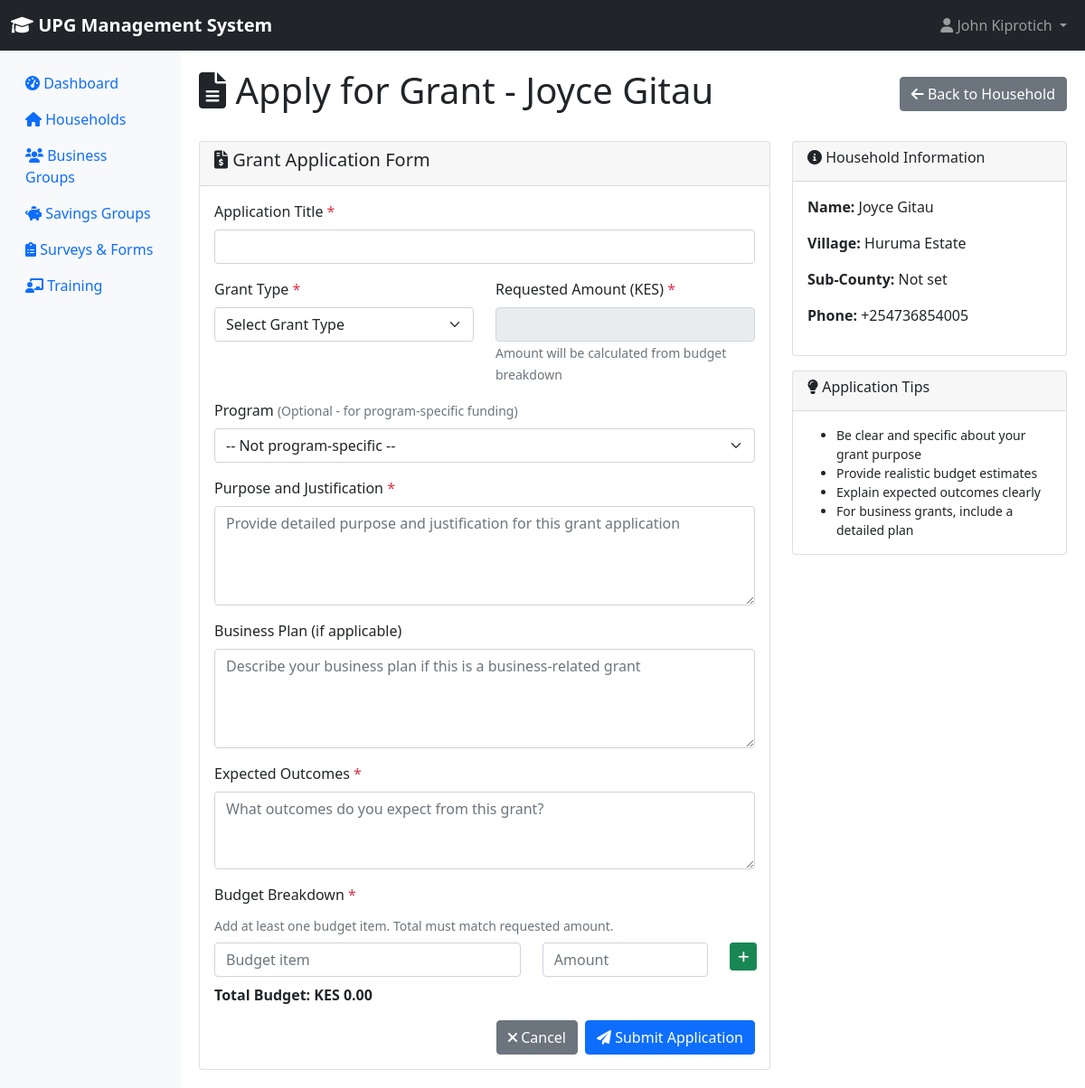
Screenshot of /upg-grants/applications/create/3/ (signed in) with the database file from the repository.
### accounts/models.py (models this page shows, shortened)
class User(AbstractUser):
    ROLE_CHOICES = [
        ('county_executive', 'County Executive (CECM & Governor)'),
        ('county_assembly', 'County Assembly Member'),
        ('ict_admin', 'ICT Administrator'),
        ('me_staff', 'M&E Staff'),
        ('field_associate', 'Field Associate/Mentor Supervisor'),
        ('mentor', 'Mentor'),
        ('beneficiary', 'Beneficiary'),
    ]
    email = models.EmailField(unique=True)
    role = models.CharField(max_length=20, choices=ROLE_CHOICES, default='mentor')
    phone_number = models.CharField(max_length=15, blank=True)
    office = models.CharField(max_length=100, blank=True)
    country = models.CharField(max_length=50, default='Kenya')
    is_active = models.BooleanField(default=True)
    created_at = models.DateTimeField(auto_now_add=True)
    updated_at = models.DateTimeField(auto_now=True)
    class Meta:
        db_table = 'upg_users'

### households/models.py (models this page shows, shortened)
class Household(models.Model):
    village = models.ForeignKey(Village, on_delete=models.CASCADE)
    subcounty = models.ForeignKey(SubCounty, on_delete=models.SET_NULL, null=True, blank=True, related_name='households')
    constituency = models.CharField(max_length=100, blank=True, help_text="Constituency")
    district = models.CharField(max_length=100, blank=True, help_text="District")
    division = models.CharField(max_length=100, blank=True, help_text="Division")
    location_name = models.CharField(max_length=100, blank=True, help_text="Location")
    sub_location = models.CharField(max_length=100, blank=True, help_text="Sub Location")
    head_first_name = models.CharField(max_length=100, blank=True, help_text="First Name of Household Head")
    head_middle_name = models.CharField(max_length=100, blank=True, help_text="Middle Name of Household Head")
    head_last_name = models.CharField(max_length=100, blank=True, help_text="Last Name of Household Head")
    head_gender = models.CharField(max_length=10, choices=[('male', 'Male'), ('female', 'Female')], blank=True)
    head_date_of_birth = models.DateField(null=True, blank=True, help_text="Date of Birth of Household Head")
    head_id_number = models.CharField(max_length=50, blank=True, help_text="ID Number of Household Head")
    head_phone_number = models.CharField(max_length=15, blank=True, help_text="Phone Number of Household Head")
    name = models.CharField(max_length=100, help_text="Household name or identifier")
    national_id = models.CharField(max_length=50)
    phone_number = models.CharField(max_length=15)
    disability = models.BooleanField(default=False)
    gps_latitude = models.DecimalField(max_digits=9, decimal_places=6, null=True, blank=True)
    gps_longitude = models.DecimalField(max_digits=9, decimal_places=6, null=True, blank=True)
    monthly_income = models.DecimalField(max_digits=10, decimal_places=2, null=True, blank=True, help_text="Monthly household income in KES")
    assets = models.JSONField(default=dict, blank=True, help_text="Household assets as JSON")
    has_electricity = models.BooleanField(default=False, help_text="Household has electricity access")
    has_clean_water = models.BooleanField(default=False, help_text="Household has clean water access")
    location = models.CharField(max_length=200, blank=True, help_text="Location description (rural, urban, remote)")
    consent_given = models.BooleanField(default=False, help_text="Household consent for program participation")
    created_at = models.DateTimeField(auto_now_add=True)
    updated_at = models.DateTimeField(auto_now=True)
    @property
    def head_gender(self):
        """Get gender of household head"""
        head = self.head_member
        return head.gender if head else ''
    class Meta:
        db_table = 'upg_households'

### core/models.py (models this page shows, shortened)
class Village(models.Model):
    name = models.CharField(max_length=100)
    subcounty_obj = models.ForeignKey(SubCounty, on_delete=models.CASCADE, related_name='villages', null=True, blank=True)
    saturation = models.CharField(max_length=50, blank=True)  # Coverage level
    qualified_hhs_per_village = models.IntegerField(default=0)
    country = models.CharField(max_length=50, default='Kenya')
    distance_to_market = models.IntegerField(default=0, help_text="Distance to market in kilometers")
    is_program_area = models.BooleanField(default=True, help_text="Whether this village is in a program target area")
    created_at = models.DateTimeField(auto_now_add=True)
    class Meta:
        db_table = 'upg_villages'

### upg_grants/views.py (the view, shortened to what this page needs)
# urls.py: path('applications/create/<int:household_id>/', views.grant_application_create, name='application_create'),
@login_required
def grant_application_create(request, household_id):
    household = get_object_or_404(Household, id=household_id)
    user = request.user
    if user.role not in ['mentor', 'field_associate', 'ict_admin', 'me_staff']:
        messages.error(request, 'You do not have permission to create grant applications.')
        return redirect('households:household_detail', pk=household_id)
    programs = Program.objects.filter(status='active')
    context = {
        'household': household,
        'programs': programs,
        'page_title': f'Apply for Grant - {household.name}',
    }
    return render(request, 'upg_grants/application_create.html', context)

### upg_grants/templates/upg_grants/application_create.html (shortened to what this page needs)
{% extends 'base.html' %}
{% block content %}
<div class="d-flex justify-content-between align-items-center mb-4">
    <h1><i class="fas fa-file-alt"></i> {{ page_title }}</h1>
    <a href="{% url 'households:household_detail' household.pk %}" class="btn btn-secondary">
        <i class="fas fa-arrow-left"></i> Back to Household
    </a>
</div>
<div class="row">
    <div class="col-md-8">
        <div class="card">
            <div class="card-header">
                <h5><i class="fas fa-file-invoice-dollar"></i> Grant Application Form</h5>
            </div>
            <div class="card-body">
                <form method="post">
                    <div class="mb-3">
                        <label for="title" class="form-label">Application Title <span class="text-danger">*</span></label>
                        <input type="text" class="form-control" id="title" name="title" required>
                    </div>
                    <div class="row">
                        <div class="col-md-6 mb-3">
                            <label for="grant_type" class="form-label">Grant Type <span class="text-danger">*</span></label>
                            <select class="form-select" id="grant_type" name="grant_type" required>
                                <option value="">Select Grant Type</option>
                            </select>
                        </div>
                        <div class="col-md-6 mb-3">
                            <label for="requested_amount" class="form-label">Requested Amount (KES) <span class="text-danger">*</span></label>
                            <input type="number" step="0.01" class="form-control" id="requested_amount" name="requested_amount" required readonly>
                            <small class="form-text text-muted">Amount will be calculated from budget breakdown</small>
                        </div>
                    </div>
                    <div class="mb-3">
                        <label for="program" class="form-label">Program <small class="text-muted">(Optional - for program-specific funding)</small></label>
                        <select class="form-select" id="program" name="program">
                            <option value="">-- Not program-specific --</option>
                        </select>
                    </div>
                    <div class="mb-3">
                        <label for="purpose" class="form-label">Purpose and Justification <span class="text-danger">*</span></label>
                        <textarea class="form-control" id="purpose" name="purpose" rows="4" required
                                  placeholder="Provide detailed purpose and justification for this grant application"></textarea>
                    </div>
                    <div class="mb-3">
                        <label for="business_plan" class="form-label">Business Plan (if applicable)</label>
                        <textarea class="form-control" id="business_plan" name="business_plan" rows="4"
                                  placeholder="Describe your business plan if this is a business-related grant"></textarea>
                    </div>
                    <div class="mb-3">
                        <label for="expected_outcomes" class="form-label">Expected Outcomes <span class="text-danger">*</span></label>
                        <textarea class="form-control" id="expected_outcomes" name="expected_outcomes" rows="3" required
                                  placeholder="What outcomes do you expect from this grant?"></textarea>
                    </div>
                    <div class="mb-3">
                        <label class="form-label">Budget Breakdown <span class="text-danger">*</span></label>
                        <small class="form-text text-muted d-block mb-2">Add at least one budget item. Total must match requested amount.</small>
                        <div id="budget-items">
                            <div class="row mb-2 budget-row">
                                <div class="col-md-7">
                                    <input type="text" class="form-control budget-item-name" name="budget_item[]" placeholder="Budget item" required>
                                </div>
                                <div class="col-md-4">
                                    <input type="number" step="0.01" class="form-control budget-item-amount" name="budget_amount[]" placeholder="Amount" required>
                                </div>
                                <div class="col-md-1">
                                    <button type="button" class="btn btn-sm btn-success add-budget-item">
                                        <i class="fas fa-plus"></i>
                                    </button>
                                </div>
                            </div>
                        </div>
                        <div class="mt-2">
                            <strong>Total Budget: KES <span id="budget-total">0.00</span></strong>
                        </div>
                    </div>
                    <div class="d-flex justify-content-end gap-2">
                        <a href="{% url 'households:household_detail' household.pk %}" class="btn btn-secondary">
                            <i class="fas fa-times"></i> Cancel
                        </a>
                        <button type="submit" class="btn btn-primary">
                            <i class="fas fa-paper-plane"></i> Submit Application
                        </button>
                    </div>
                </form>
            </div>
        </div>
    </div>
    <div class="col-md-4">
        <div class="card">
            <div class="card-header">
                <h6><i class="fas fa-info-circle"></i> Household Information</h6>
            </div>
            <div class="card-body">
                <p><strong>Name:</strong> {{ household.name }}</p>
                <p><strong>Village:</strong> {{ household.village.name }}</p>
                <p><strong>Sub-County:</strong> {{ household.subcounty.name|default:"Not set" }}</p>
                <p><strong>Phone:</strong> {{ household.phone_number }}</p>
            </div>
        </div>
        <div class="card mt-3">
            <div class="card-header">
                <h6><i class="fas fa-lightbulb"></i> Application Tips</h6>
            </div>
            <div class="card-body">
                <ul class="small mb-0">
                    <li>Be clear and specific about your grant purpose</li>
                    <li>Provide realistic budget estimates</li>
                    <li>Explain expected outcomes clearly</li>
                    <li>For business grants, include a detailed plan</li>
                </ul>
            </div>
        </div>
    </div>
</div>
{% endblock %}

### templates/base.html (shortened to what this page needs)
<!DOCTYPE html>
<html lang="en">
<head>
    <link href="https://cdn.jsdelivr.net/npm/bootstrap@5.1.3/dist/css/bootstrap.min.css" rel="stylesheet">
    <link href="https://cdnjs.cloudflare.com/ajax/libs/font-awesome/6.0.0/css/all.min.css" rel="stylesheet">
</head>
<body>
    <nav class="navbar navbar-expand-lg navbar-dark bg-dark">
        <div class="container-fluid">
            <a class="navbar-brand" href="{% url 'dashboard:dashboard' %}">
                <i class="fas fa-graduation-cap"></i> UPG Management System
            </a>
            {% if user.is_authenticated %}
            <div class="navbar-nav ms-auto">
                <div class="nav-item dropdown">
                    <a class="nav-link dropdown-toggle" href="#" role="button" data-bs-toggle="dropdown">
                        <i class="fas fa-user"></i> {{ user.get_full_name|default:user.username }}
                    </a>
                </div>
            </div>
            {% endif %}
        </div>
    </nav>
    <div class="container-fluid">
        <div class="row">
            {% if user.is_authenticated %}
            <nav class="col-md-2 d-none d-md-block sidebar">
                <div class="sidebar-sticky pt-3">
                    <ul class="nav flex-column">
                        <li class="nav-item">
                            <a class="nav-link {% if request.resolver_match.url_name == 'dashboard' %}active{% endif %}"
                               href="{% url 'dashboard:dashboard' %}">
                                <i class="fas fa-tachometer-alt"></i> Dashboard
                            </a>
                        </li>
                        {% if perms.can_view_households %}
                        <li class="nav-item">
                            <a class="nav-link" href="{% url 'households:household_list' %}">
                                <i class="fas fa-home"></i> Households
                            </a>
                        </li>
                        {% endif %}
                        {% if perms.can_view_business_groups %}
                        <li class="nav-item">
                            <a class="nav-link" href="{% url 'business_groups:group_list' %}">
                                <i class="fas fa-users"></i> Business Groups
                            </a>
                        </li>
                        {% endif %}
                        {% if perms.can_view_savings_groups %}
                        <li class="nav-item">
                            <a class="nav-link" href="{% url 'savings_groups:savings_list' %}">
                                <i class="fas fa-piggy-bank"></i> Savings Groups
                            </a>
                        </li>
                        {% endif %}
                        {% if perms.can_view_surveys %}
                        <li class="nav-item">
                            <a class="nav-link" href="{% url 'surveys:survey_list' %}">
                                <i class="fas fa-clipboard-list"></i> Surveys & Forms
                            </a>
                        </li>
                        {% endif %}
                        {% if perms.can_view_training %}
                        <li class="nav-item">
                            <a class="nav-link" href="{% url 'training:training_list' %}">
                                <i class="fas fa-chalkboard-teacher"></i> Training
                            </a>
                        </li>
                        {% endif %}
                    </ul>
                </div>
            </nav>
            {% endif %}
            <main role="main" class="{% if user.is_authenticated %}col-md-10 ml-sm-auto{% else %}col-12{% endif %} content-wrapper">
                {% block content %}{% endblock %}
            </main>
        </div>
    </div>
</body>
</html>

### rows the page displays
User: get_full_name "John Kiprotich"
Household: name "Joyce Gitau", village.name "Huruma Estate", subcounty.name "Not set", phone_number "+254736854005"

### other values shown
{{ page_title }} "Apply for Grant - Joyce Gitau"
